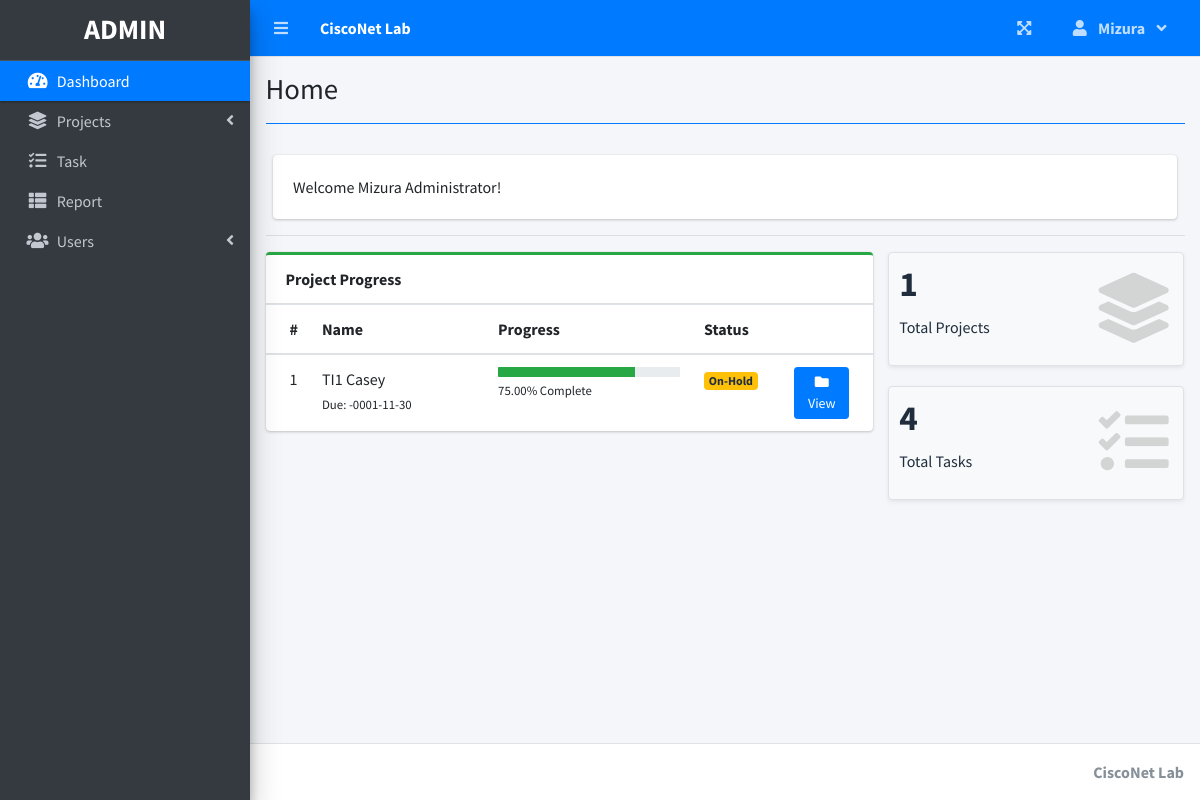
The page / (signed in) on the database its author committed.
### tables this page shows
CREATE TABLE `project_list` (
  `id` int(30) NOT NULL,
  `name` varchar(200) NOT NULL,
  `description` text NOT NULL,
  `status` tinyint(2) NOT NULL,
  `start_date` date NOT NULL,
  `end_date` date NOT NULL,
  `manager_id` int(30) NOT NULL,
  `user_ids` text NOT NULL,
  `date_created` datetime NOT NULL DEFAULT current_timestamp()
);

### home.php (the view, shortened to what this page needs)
<?php include('db_connect.php') ?>
 <div class="col-12">
          <div class="card">
            <div class="card-body">
              Welcome <?php echo $_SESSION['login_name'] ?>!
            </div>
          </div>
  </div>
  <hr>
  <?php
     $where2 = "";
    ?>
      <div class="row">
        <div class="col-md-8">
        <div class="card card-outline card-success">
          <div class="card-header">
            <b>Project Progress</b>
          </div>
          <div class="card-body p-0">
            <div class="table-responsive">
              <table class="table m-0 table-hover">
                <colgroup>
                  <col width="5%">
                  <col width="30%">
                  <col width="35%">
                  <col width="15%">
                  <col width="15%">
                </colgroup>
                <thead>
                  <th>#</th>
                  <th>Name</th>
                  <th>Progress</th>
                  <th>Status</th>
                  <th></th>
                </thead>
                <tbody>
                <?php
                $i = 1;
                $stat = array("Pending","Started","On-Progress","On-Hold","Over Due","Done");
                $where = "";
                $qry = $conn->query("SELECT * FROM project_list $where order by name asc");
                while($row= $qry->fetch_assoc()):
                $tprog = $conn->query("SELECT * FROM task_list where project_id = {$row['id']}")->num_rows;
                $cprog = $conn->query("SELECT * FROM task_list where project_id = {$row['id']} and status = 3")->num_rows;
                $prog = $tprog > 0 ? ($cprog/$tprog) * 100 : 0;
                $prog = $prog > 0 ?  number_format($prog,2) : $prog;
                  ?>
                  <tr>
                      <td>
                         <?php echo $i++ ?>
                      </td>
                      <td>
                          <a>
                              <?php echo ucwords($row['name']) ?>
                          </a>
                          <br>
                          <small>
                              Due: <?php echo date("Y-m-d",strtotime($row['end_date'])) ?>
                          </small>
                      </td>
                      <td class="project_progress">
                          <div class="progress progress-sm">
                              <div class="progress-bar bg-green" role="progressbar" aria-valuenow="57" aria-valuemin="0" aria-valuemax="100" style="width: <?php echo $prog ?>%">
                              </div>
                          </div>
                          <small>
                              <?php echo $prog ?>% Complete
                          </small>
                      </td>
                      <td class="project-state">
                          <?php
                            if($stat[$row['status']] =='Pending'){
                              echo "<span class='badge badge-secondary'>{$stat[$row['status']]}</span>";
                            }elseif($stat[$row['status']] =='Started'){
                              echo "<span class='badge badge-primary'>{$stat[$row['status']]}</span>";
                            }elseif($stat[$row['status']] =='On-Progress'){
                              echo "<span class='badge badge-info'>{$stat[$row['status']]}</span>";
                            }elseif($stat[$row['status']] =='On-Hold'){
                              echo "<span class='badge badge-warning'>{$stat[$row['status']]}</span>";
                            }elseif($stat[$row['status']] =='Over Due'){
                              echo "<span class='badge badge-danger'>{$stat[$row['status']]}</span>";
                            }elseif($stat[$row['status']] =='Done'){
                              echo "<span class='badge badge-success'>{$stat[$row['status']]}</span>";
                            }
                          ?>
                      </td>
                      <td>
                        <a class="btn btn-primary btn-sm" href="./index.php?page=view_project&id=<?php echo $row['id'] ?>">
                              <i class="fas fa-folder">
                              </i>
                              View
                        </a>
                      </td>
                  </tr>
                <?php endwhile; ?>
                </tbody>
              </table>
            </div>
          </div>
        </div>
        </div>
        <div class="col-md-4">
          <div class="row">
          <div class="col-12 col-sm-6 col-md-12">
            <div class="small-box bg-light shadow-sm border">
              <div class="inner">
                <h3><?php echo $conn->query("SELECT * FROM project_list $where")->num_rows; ?></h3>
                <p>Total Projects</p>
              </div>
              <div class="icon">
                <i class="fa fa-layer-group"></i>
              </div>
            </div>
          </div>
           <div class="col-12 col-sm-6 col-md-12">
            <div class="small-box bg-light shadow-sm border">
              <div class="inner">
                <h3><?php echo $conn->query("SELECT t.*,p.name as pname,p.start_date,p.status as pstatus, p.end_date,p.id as pid FROM task_list t inner join project_list p on p.id = t.project_id $where2")->num_rows; ?></h3>
                <p>Total Tasks</p>
              </div>
              <div class="icon">
                <i class="fa fa-tasks"></i>
              </div>
            </div>
          </div>
      </div>
        </div>
      </div>

### rows shown on the page
project_list: name "TI1 Casey", end_date "-0001-11-30", prog "75.00", status "On-Hold"

### other values the page prints
$_SESSION['system']['name'] "CiscoNet Lab"
$_SESSION['login_firstname'] "Mizura"
$title "Home"
$_SESSION['login_name'] "Mizura Administrator"
$conn->query("SELECT * FROM project_list $where")->num_rows "1"
